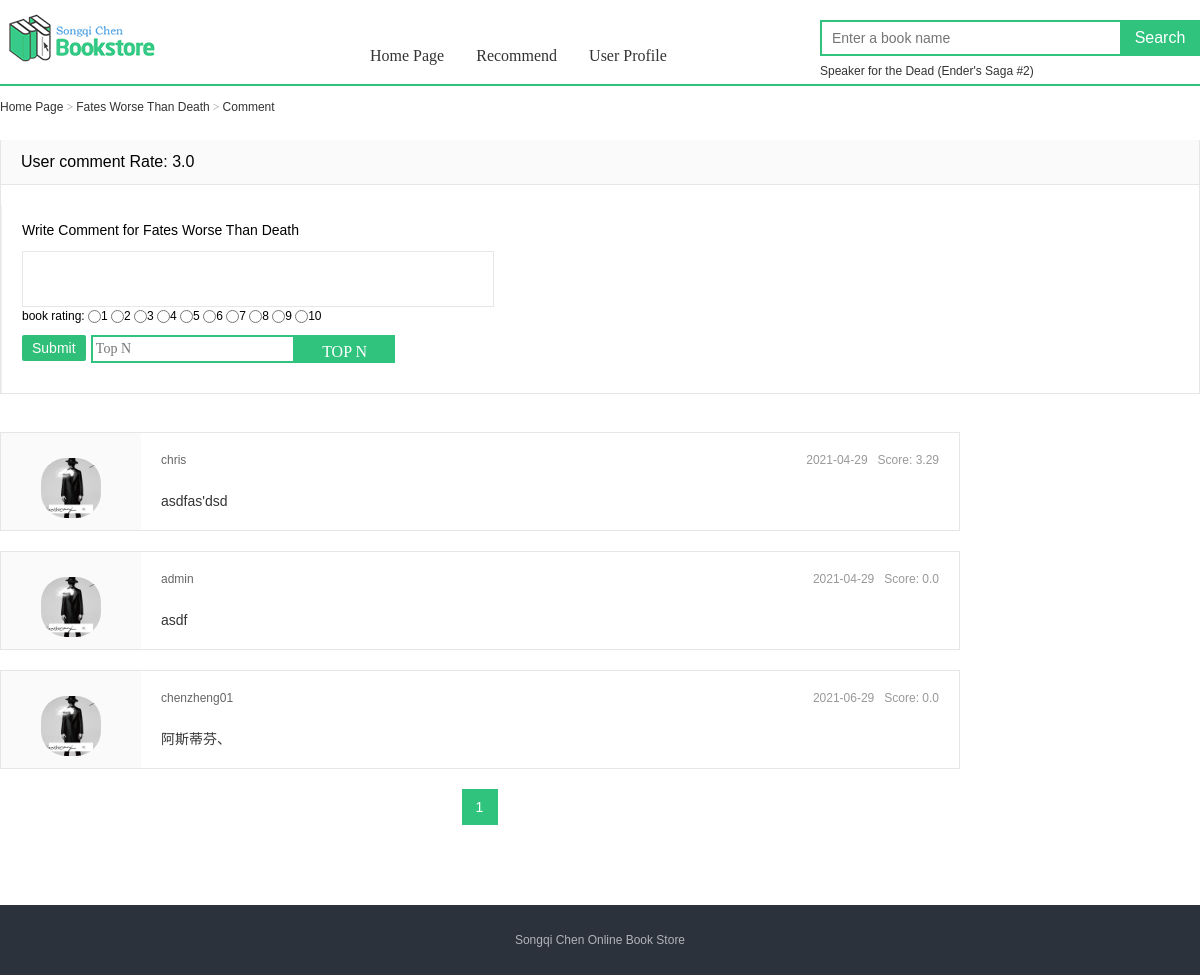
The app's page /comment/1.html with its own data.
### index/models.py (models this page shows, shortened)
class Dynamic(models.Model):
    dynamic_id = models.AutoField('Stat ID', primary_key=True)
    book = models.ForeignKey(Book, on_delete=models.CASCADE, verbose_name='book title')
    dynamic_views = models.IntegerField('number of views')
    dynamic_search = models.IntegerField('number of searchs')
    dynamic_down = models.IntegerField('order time')
    class Meta:
        verbose_name = 'Stat'
        verbose_name_plural = 'Stat'

class Book(models.Model):
    book_id = models.AutoField('BookID', primary_key=True)
    book_name = models.TextField('Book Name', max_length=50)
    book_author = models.TextField('Book author', max_length=50)
    book_avg_rating = models.IntegerField('Book rating')
    book_isbn = models.CharField('Book ISBN', max_length=30)
    book_language = models.CharField('Book Language', max_length=10)
    book_pages = models.IntegerField('Book Pages')
    book_numrating = models.IntegerField('Number of Rating')
    book_numtext = models.IntegerField('Number of Text')
    book_pubdate = models.DateField('Book publish data')
    book_publisher = models.CharField('Book publisher', max_length=30)
    book_img = models.CharField('Book Image', max_length=20)
    book_type = models.TextField('Book type', max_length=20)
    book_price = models.IntegerField('Book Price')
    book_bookstock = models.IntegerField('Book Stock', null=True, default=0)
    book_saleamount = models.IntegerField('Book sale amount')
    label = models.ForeignKey(Label, on_delete=models.CASCADE, verbose_name='book type id')
    class Meta:
        verbose_name = 'Book Info'
        verbose_name_plural = 'Book Info'

class Comment(models.Model):
    comment_id = models.AutoField('CommentID', primary_key=True)
    comment_text = models.CharField('Comment Text', max_length=500)
    comment_user = models.CharField('Comment User', max_length=20)
    book = models.ForeignKey(Book, on_delete=models.CASCADE, verbose_name='Book title')
    comment_date = models.CharField('date', max_length=50)
    comment_rate = models.FloatField('Rating', null=True, default=0)
    comment_tmp = models.IntegerField('Ratingtmp', null=True, default=0)
    class Meta:
        verbose_name = 'Comment'
        verbose_name_plural = 'Comment'

### comment/views.py (the view)
# urls.py: path('<int:book_id>.html', views.commentView, name='comment'),
def commentView(request, book_id):
    search_book = Dynamic.objects.select_related('book').order_by('-dynamic_search').all()[:6]
    if request.method == 'POST':
        comment_text = request.POST.get('comment', '')
        numrate = request.POST.get('numrating', '')
        comment_user = request.user.username
        top = request.POST.get('top', '')
        kint = request.POST.get('kint', '5')
        if top:
            print('click on button', top, kint)
            newkint = int(kint)
            book_info = Book.objects.filter(book_id=book_id).first()
            if not book_info:
                raise Http404
            comment_all = Comment.objects.filter(book_id=book_id).order_by('-comment_tmp')[:newkint]
            book_name = book_info.book_name
            book_rate = book_info.book_numrating
            page = int(request.GET.get('page', 1))
            paginator = Paginator(comment_all, 5)
            try:
                contacts = paginator.page(page)
            except PageNotAnInteger:
                contacts = paginator.page(1)
            except EmptyPage:
                contacts = paginator.page(paginator.num_pages)
            return render(request, 'comment.html', locals())
        print("the comment is {} the numbner is  {}".format(comment_text, numrate))
        comment_info = Comment.objects.filter(comment_user=comment_user).filter(book_id=book_id)
        if comment_info:
            return redirect('/comment/%s.hhtml' % (str(book_id)))
        if numrate:
            book_info = Book.objects.filter(book_id=book_id).first()
            book_info.book_numrating += 1
            book_info.book_numtext += 1
            book_info.book_avg_rating = (book_info.book_avg_rating * book_info.book_numrating + int(numrate)) / (
                        book_info.book_numrating + 1)
            book_info.save()
        comment_user = request.user.username if request.user.username else 'anonymous user'
        if comment_text:
            comment = Comment()
            comment.comment_text = comment_text
            comment.comment_user = comment_user
            comment.comment_date = time.strftime('%Y-%m-%d', time.localtime(time.time()))
            comment.book_id = book_id
            comment.save()
        return redirect('/comment/%s.html' % (str(book_id)))
    else:
        book_info = Book.objects.filter(book_id=book_id).first()
        if not book_info:
            raise Http404
        comment_all = Comment.objects.filter(book_id=book_id).order_by('comment_date')
        book_name = book_info.book_name
        book_rate = book_info.book_avg_rating
        page = int(request.GET.get('page', 1))
        paginator = Paginator(comment_all, 5)
        try:
            contacts = paginator.page(page)
        except PageNotAnInteger:
            contacts = paginator.page(1)
        except EmptyPage:
            contacts = paginator.page(paginator.num_pages)
        return render(request, 'comment.html', locals())

### comment/templates/comment.html (shortened to what this page needs)
{% extends "title_base.html"  %}
{% block title  %}
{% load static %}
<link type="text/css" rel="stylesheet" href="{% static "css/common.css" %}">
<link type="text/css" rel="stylesheet" href="{% static "css/comment.css" %}">
</head>
<body class="review">
	<div class="header">
		<a href="/" class="logo" title="Home Page"><img alt="Book Store" src="{% static "image/logo.png" %}"></a>
		<div class="search-box">
			<form id="searchForm" action="{% url 'search' 1 %}" method="post" target="_blank">
                <div class="search-keyword">
                    <input id="kword" name="kword" type="text" class="keyword" maxlength="120" placeholder="Enter a book name"  />
                </div>
	            <input id="subSerch" type="submit" class="search-button" value="Search" />
	        </form>
			<div class="search-hot-words">
                {% for book in search_book  %}
                    <a target="play" href="{% url 'play' book.book.book_id %}" >{{ book.book.book_name }}</a>
                {% endfor  %}
			</div>
		</div>
	</div>
	<div class="nav-box">
		<div class="nav-box-inner">
			<ul class="nav clearfix">
				<li><a href="/">Home Page</a></li>
				<li><a href="{% url 'order1'  %}">Recommend</a></li>
	    	    <li><a href="{% url 'home' 1 %}" target="_blank">User Profile</a></li>
			</ul>
		</div>
	</div>
	<div class="wrapper">
		<div class="breadcrumb">
			<a href="/">Home Page</a> &gt;
					<a href="{% url 'play' book_id %}" target="_self">{{book_name}}</a> &gt;
			<span>Comment</span>
		</div>
	</div>
	<div class="wrapper">
        <div class="section">
            <div class="section-header"><h3 class="section-title">User comment Rate: {{book_rate}}</h3></div>
            <div class="section-content comments-score-new review-comments-score clearfix">
                <div class="clearfix">
                    <div class="comments-box">
                    <div class="comments-box-title">Write Comment for {{ book_name }}</div>
                    <form action="" method="post" id="usrform">
                        <div class="writebox">
                            <textarea name="comment" form="usrform"></textarea>
                        </div>
                        <div id="radiobutton">
                            book rating:
                            <input name="numrating"  type="radio" value="1"/>1
                            <input name="numrating"  type="radio" value="2"/>2
                            <input name="numrating"  type="radio" value="3"/>3
                            <input name="numrating"  type="radio" value="4"/>4
                            <input name="numrating"  type="radio" value="5"/>5
                            <input name="numrating"  type="radio" value="6"/>6
                            <input name="numrating"  type="radio" value="7"/>7
                            <input name="numrating"  type="radio" value="8"/>8
                            <input name="numrating"  type="radio" value="9"/>9
                            <input name="numrating"  type="radio" value="10"/>10
                        </div>
                        <div class="comments-box-button clearfix">
                        <input type="submit" value="Submit" class="_j_cc_post_entry cc-post-entry" id="scoreBtn">
                        <input id="OrderNumberEnter" name="kint" type="text" class="keyword" maxlength="120" placeholder=" Top N"  />
                        <input id="PlaceOrderButton" type="submit" name="top" value="TOP N" />
                        </div>
                        <div id="scoreTips2" style="padding-top:10px;"></div>
                    </form>
                    </div>
                </div>
            </div>
        </div>
    </div>
<br/>
    <div class="wrapper clearfix">
	<div class="content">
  	<div id="J_CommentList">
        <ul class="comment-list">
            {% for item in contacts.object_list  %}
            <li class="comment-item ">
                <div class="comments-user">
                <span class="face">
                  <a href="{% url 'comment1' item.comment_user book_id %}"><img src="{% static "image/user.jpg" %}" width="60" height="60"></a>
                </span>
                </div>
                <div class="comments-list-content">
                <div class="single-score clearfix">
                    <span class="date">&nbsp&nbsp Score: {{ item.comment_rate }}</span>
                    <span class="date">{{ item.comment_date }}</span>
                    <div><span class="score">{{ item.comment_user }}</span></div>
                </div>
                <div class="comments-content">
                    <div class="J_CommentContent comment-height-limit">
                        <div class="content-inner">
                            <div class="comments-words">
                               <a href="{% url 'commentscore' item.comment_id book_id %}"><p>{{ item.comment_text }}</p></a>
                            </div>
                        </div>
                    </div>
                </div>
                </div>
            </li>
            {% endfor  %}
        </ul>
        <div class="page-box">
            <div class="pagebar" id="pageBar">
                {% for page in contacts.paginator.page_range %}
                    {% if contacts.number == page %}
                        <span class="sel">{{ page }}</span>
                    {% else %}
                        <a href="{% url 'comment' book_id %}?page={{ page }}" target="_self">{{ page }}</a>
                    {% endif %}
                {% endfor %}
            </div>
        </div>
    </div>
	</div>
    </div>
{% endblock  %}

### static/css/common.css (style rules this page uses)
blockquote,body,button,dd,dl,dt,fieldset,form,h1,h2,h3,h4,h5,h6,hr,input,legend,li,ol,p,pre,td,textarea,th,ul { margin:0;padding:0 }
ol,ul { list-style:none }
body { font:12px/1.5 Arial;-webkit-text-size-adjust:none }
button,input,select { vertical-align:middle;font-size:100%;outline:0 }
fieldset,img { border:0 none }
a { color:#333;text-decoration:none;outline:0 }
.clearfix:after { content:".";display:block;height:0;clear:both;visibility:hidden;font-size:0 }
.header { width:1200px;height:80px;padding:0;margin:10px auto 0 }
.header .logo { float:left;width:214px;height:54px;margin:10px 0 0 0;overflow:hidden }
.search-box { position:relative;z-index:50;float:right;width:302px;padding:0 78px 0 0;margin:10px 0 0 }
.search-box .search-keyword { position:relative;padding:6px 10px;height:20px;overflow:hidden;zoom:1;border:2px solid #30C37E;background:#fff }
.search-box .keyword { float:left;width:278px;height:20px;border:0 none;outline:0 none;font:14px/20px arial;color:#999 }
.search-box .search-button { position:absolute;right:0;top:0;width:80px;height:36px;border:0 none;background-color:#30C37E;color:#fff;font:16px/34px 'Microsoft YaHei',arial;overflow:hidden;cursor:pointer;outline:0 none }
.search-box .search-hot-words { margin:5px 0 0;height:20px;line-height:20px;overflow:hidden }
.search-box .search-hot-words a { float:left;margin:0 15px 0 0 }
.nav-box { margin-top:-50px;border-bottom:2px solid #30C37E }
.nav-box-inner { width:1200px;margin:0 auto }
.nav-box .nav { padding:0 0 12px 360px;height:32px;line-height:32px }
.nav li { float:left;height:32px;margin-right:12px }
.nav-box .nav li a { position:relative;float:left;padding:0 10px;font:16px/2 'Microsoft YaHei';color:#333;white-space:nowrap }
.page-box { position:relative;zoom:1 }
.pagebar { padding:0 0 40px;font-size:14px;font-family:arial;line-height:34px;text-align:center }
.pagebar span { margin:0 3px 0 2px }
.pagebar span.historySel,.pagebar span.sel { font-family:arial }
.pagebar .historySel,.pagebar .sel,.pagebar a { display:inline-block;border:1px solid #e6e6e6;padding:0 7px;height:34px;min-width:20px;white-space:nowrap;margin:0 3px 0 2px;vertical-align:top }
.pagebar .sel,.pagebar a:hover { background:#30C37E;color:#fff;border-color:#30C37E }

### comment/templates/comment.html (style rules this page uses)
#PlaceOrderButton { text-align: center;vertical-align:middle;width:100px;height:28px;border:0 none;background-color:#30C37E;color:#fff;font:16px/34px 'Microsoft YaHei'; }
#OrderNumberEnter { float:left;width:200px;height:24px;border:2px solid #30C37E;font:14px/20px 'Microsoft YaHei';color:#999; }

### records on screen
Dynamic: book.book_name "Speaker for the Dead (Ender's Saga #2)"
Book: book_name "Fates Worse Than Death", book_avg_rating "3.0"
Comment: comment_rate "3.29", comment_date "2021-04-29", comment_user "chris", comment_text "asdfas'dsd"
Comment: comment_rate "0.0", comment_date "2021-04-29", comment_user "admin", comment_text "asdf"
Comment: comment_rate "0.0", comment_date "2021-06-29", comment_user "chenzheng01", comment_text "阿斯蒂芬、"

### other values on screen
{{ page }} "1"
